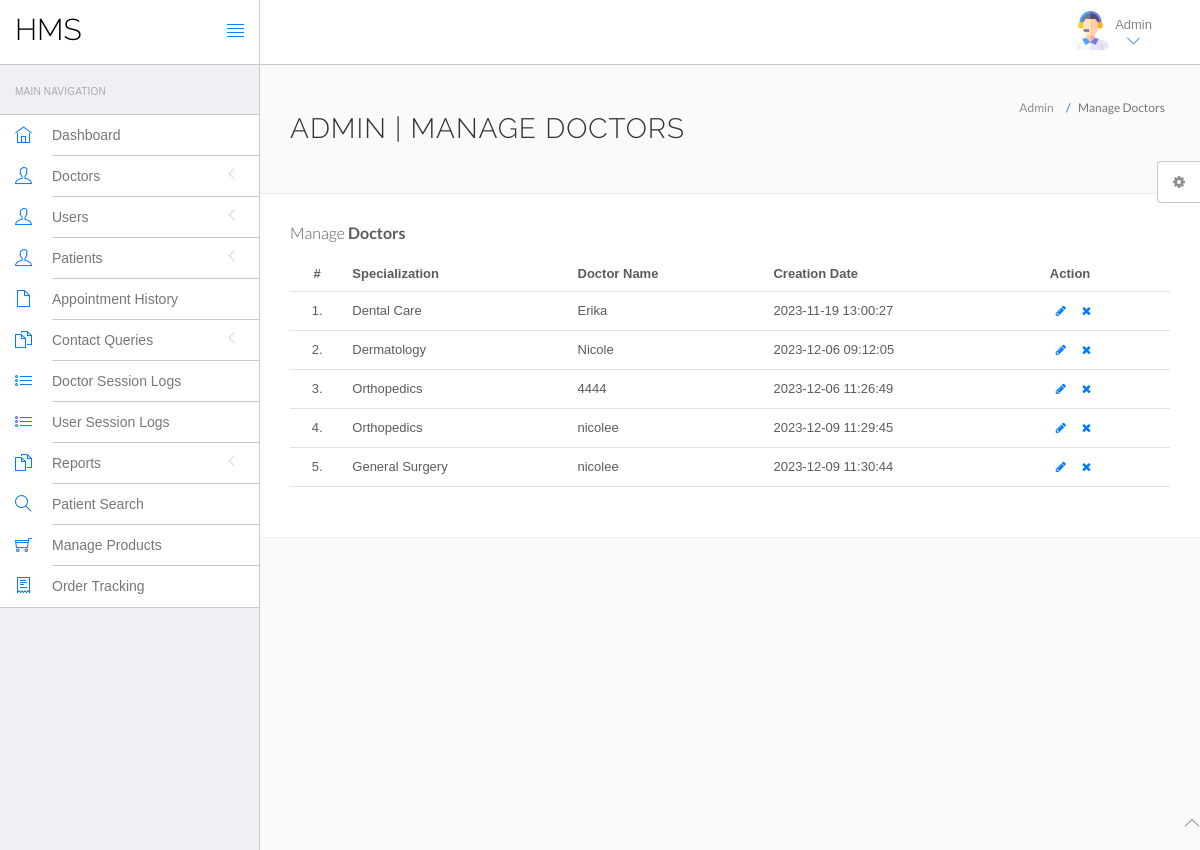
The page /hms/admin/manage-doctors.php (signed in) on the database its author committed.
### tables this page shows
CREATE TABLE `doctors` (
  `id` int(11) NOT NULL,
  `specilization` varchar(255) DEFAULT NULL,
  `doctorName` varchar(255) DEFAULT NULL,
  `address` longtext DEFAULT NULL,
  `docFees` varchar(255) DEFAULT NULL,
  `contactno` bigint(11) DEFAULT NULL,
  `docEmail` varchar(255) DEFAULT NULL,
  `password` varchar(255) DEFAULT NULL,
  `creationDate` timestamp NULL DEFAULT current_timestamp(),
  `updationDate` timestamp NULL DEFAULT NULL ON UPDATE current_timestamp()
);

### hms/admin/manage-doctors.php (the view, shortened to what this page needs)
<?php
include('include/config.php');
if(strlen($_SESSION['id']==0)) {
 header('location:logout.php');
  } else{
?>
<!DOCTYPE html>
<html lang="en">
<head>
	<link rel="stylesheet" href="vendor/bootstrap/css/bootstrap.min.css">
	<link rel="stylesheet" href="vendor/fontawesome/css/font-awesome.min.css">
	<link rel="stylesheet" href="vendor/themify-icons/themify-icons.min.css">
	<link href="vendor/animate.css/animate.min.css" rel="stylesheet" media="screen">
	<link href="vendor/perfect-scrollbar/perfect-scrollbar.min.css" rel="stylesheet" media="screen">
	<link href="vendor/switchery/switchery.min.css" rel="stylesheet" media="screen">
	<link href="vendor/bootstrap-touchspin/jquery.bootstrap-touchspin.min.css" rel="stylesheet" media="screen">
	<link href="vendor/select2/select2.min.css" rel="stylesheet" media="screen">
	<link href="vendor/bootstrap-datepicker/bootstrap-datepicker3.standalone.min.css" rel="stylesheet" media="screen">
	<link href="vendor/bootstrap-timepicker/bootstrap-timepicker.min.css" rel="stylesheet" media="screen">
	<link rel="stylesheet" href="assets/css/styles.css">
	<link rel="stylesheet" href="assets/css/plugins.css">
	<link rel="stylesheet" href="assets/css/themes/theme-1.css" id="skin_color" />
</head>
<body>
	<div id="app">
		<?php include('include/sidebar.php');?>
		<div class="app-content">
			<?php include('include/header.php');?>
			<div class="main-content">
				<div class="wrap-content container" id="container">
					<section id="page-title">
						<div class="row">
							<div class="col-sm-8">
								<h1 class="mainTitle">Admin | Manage Doctors</h1>
							</div>
							<ol class="breadcrumb">
								<li>
									<span>Admin</span>
								</li>
								<li class="active">
									<span>Manage Doctors</span>
								</li>
							</ol>
						</div>
					</section>
					<div class="container-fluid container-fullw bg-white">
						<div class="row">
							<div class="col-md-12">
								<h5 class="over-title margin-bottom-15">Manage <span class="text-bold">Doctors</span>
								</h5>
								<table class="table table-hover" id="sample-table-1">
									<thead>
										<tr>
											<th class="center">#</th>
											<th>Specialization</th>
											<th class="hidden-xs">Doctor Name</th>
											<th>Creation Date </th>
											<th>Action</th>
										</tr>
									</thead>
									<tbody>
										<?php
$sql=mysqli_query($con,"select * from doctors");
$cnt=1;
while($row=mysqli_fetch_array($sql))
{
?>
										<tr>
											<td class="center"><?php echo $cnt;?>.</td>
											<td class="hidden-xs"><?php echo $row['specilization'];?></td>
											<td><?php echo $row['doctorName'];?></td>
											<td><?php echo $row['creationDate'];?>
											</td>
											<td>
												<div class="visible-md visible-lg hidden-sm hidden-xs">
													<a href="edit-doctor.php?id=<?php echo $row['id'];?>"
														class="btn btn-transparent btn-xs" tooltip-placement="top"
														tooltip="Edit"><i class="fa fa-pencil"></i></a>
													<a href="manage-doctors.php?id=<?php echo $row['id']?>&del=delete"
														onClick="return confirm('Are you sure you want to delete?')"
														class="btn btn-transparent btn-xs tooltips"
														tooltip-placement="top" tooltip="Remove"><i
															class="fa fa-times fa fa-white"></i></a>
												</div>
											</td>
										</tr>
										<?php
$cnt=$cnt+1;
											 }?>
									</tbody>
								</table>
							</div>
						</div>
					</div>
				</div>
			</div>
		</div>
	</div>
	<?php include('include/footer.php');?>
	<?php include('include/setting.php');?>
</body>
</html>
<?php } ?>

### hms/admin/assets/css/themes/theme-1.css (style rules this page uses)
body { background: #FAFAFA; }

### rows shown on the page
doctors: specilization "Dental Care", doctorName "Erika", creationDate "2023-11-19 13:00:27"
doctors: specilization "Dermatology", doctorName "Nicole", creationDate "2023-12-06 09:12:05"
doctors: specilization "Orthopedics", doctorName "4444", creationDate "2023-12-06 11:26:49"
doctors: specilization "Orthopedics", doctorName "nicolee", creationDate "2023-12-09 11:29:45"
doctors: specilization "General Surgery", doctorName "nicolee", creationDate "2023-12-09 11:30:44"
